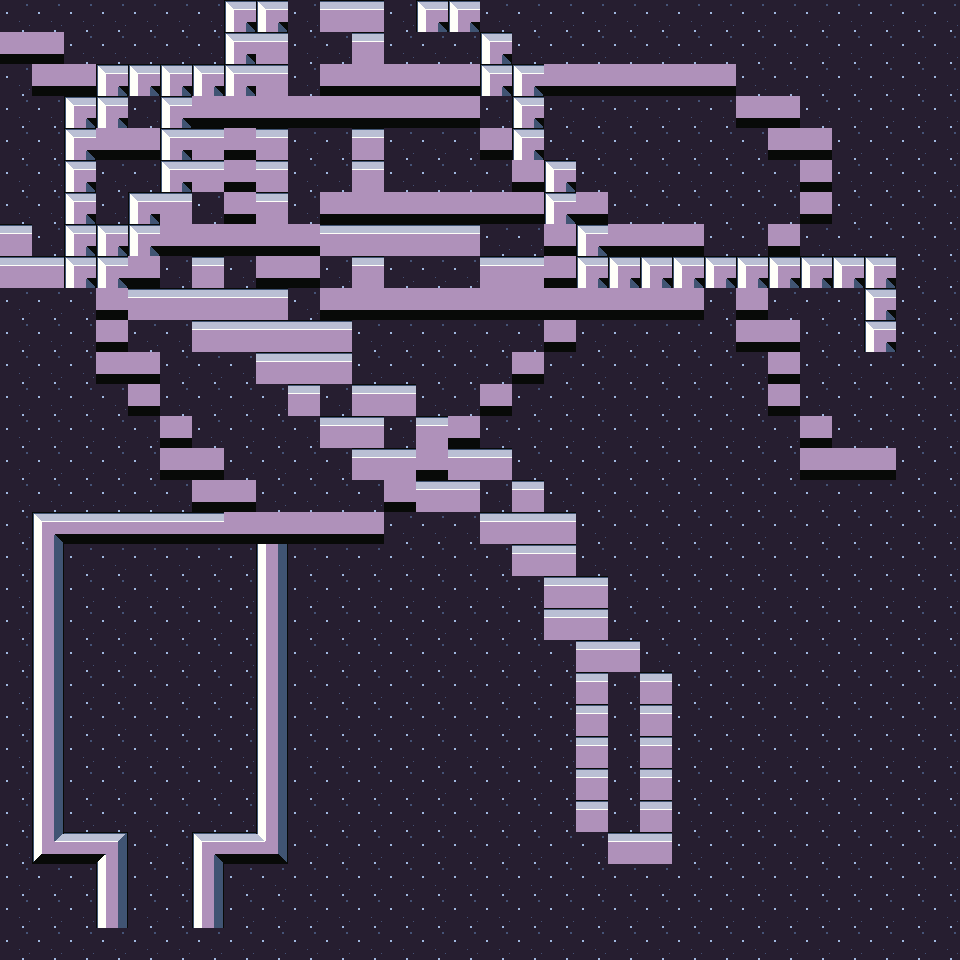

The image is a tile-based game level rendered from a .tmx file. Its description and complete source (layers, tilesets, objects, tile grids) follow:
An orthogonal 30x30 tile map with 32x32 px tiles, 2 tile layers (Camada de Tiles 2, Camada de Tiles 1), 2 tilesets.

<map version="1.2" tiledversion="1.2.1" orientation="orthogonal" renderorder="right-down" width="30" height="30" tilewidth="32" tileheight="32" infinite="0" nextlayerid="3" nextobjectid="1">
 <tileset firstgid="1" name="tileset" tilewidth="32" tileheight="32" tilecount="56" columns="8">
  <image source="tileset.png" width="256" height="224" />
 </tileset>
 <tileset firstgid="57" name="fundo" tilewidth="32" tileheight="32" tilecount="8" columns="4">
  <image source="fundo.png" width="128" height="64" />
 </tileset>
 <layer id="2" name="Camada de Tiles 2" width="30" height="30">
  <data encoding="csv">
58,58,58,58,58,58,58,58,58,58,58,58,58,58,58,58,58,58,58,58,58,58,58,58,58,58,58,58,58,58,
58,58,58,58,58,58,58,58,58,58,58,58,58,58,58,58,58,58,58,58,58,58,58,58,58,58,58,58,58,58,
58,58,58,58,58,58,58,58,58,58,58,58,58,58,58,58,58,58,58,58,58,58,58,58,58,58,58,58,58,58,
58,58,58,58,58,58,58,58,58,58,58,58,58,58,58,58,58,58,58,58,58,58,58,58,58,58,58,58,58,58,
58,58,58,58,58,58,58,58,58,58,58,58,58,58,58,58,58,58,58,58,58,58,58,58,58,58,58,58,58,58,
58,58,58,58,58,58,58,58,58,58,58,58,58,58,58,58,58,58,58,58,58,58,58,58,58,58,58,58,58,58,
58,58,58,58,58,58,58,58,58,58,58,58,58,58,58,58,58,58,58,58,58,58,58,58,58,58,58,58,58,58,
58,58,58,58,58,58,58,58,58,58,58,58,58,58,58,58,58,58,58,58,58,58,58,58,58,58,58,58,58,58,
58,58,58,58,58,58,58,58,58,58,58,58,58,58,58,58,58,58,58,58,58,58,58,58,58,58,58,58,58,58,
58,58,58,58,58,58,58,58,58,58,58,58,58,58,58,58,58,58,58,58,58,58,58,58,58,58,58,58,58,58,
58,58,58,58,58,58,58,58,58,58,58,58,58,58,58,58,58,58,58,58,58,58,58,58,58,58,58,58,58,58,
58,58,58,58,58,58,58,58,58,58,58,58,58,58,58,58,58,58,58,58,58,58,58,58,58,58,58,58,58,58,
58,58,58,58,58,58,58,58,58,58,58,58,58,58,58,58,58,58,58,58,58,58,58,58,58,58,58,58,58,58,
58,58,58,58,58,58,58,58,58,58,58,58,58,58,58,58,58,58,58,58,58,58,58,58,58,58,58,58,58,58,
58,58,58,58,58,58,58,58,58,58,58,58,58,58,58,58,58,58,58,58,58,58,58,58,58,58,58,58,58,58,
58,58,58,58,58,58,58,58,58,58,58,58,58,58,58,58,58,58,58,58,58,58,58,58,58,58,58,58,58,58,
58,58,58,58,58,58,58,58,58,58,58,58,58,58,58,58,58,58,58,58,58,58,58,58,58,58,58,58,58,58,
58,58,58,58,58,58,58,58,58,58,58,58,58,58,58,58,58,58,58,58,58,58,58,58,58,58,58,58,58,58,
58,58,58,58,58,58,58,58,58,58,58,58,58,58,58,58,58,58,58,58,58,58,58,58,58,58,58,58,58,58,
58,58,58,58,58,58,58,58,58,58,58,58,58,58,58,58,58,58,58,58,58,58,58,58,58,58,58,58,58,58,
58,58,58,58,58,58,58,58,58,58,58,58,58,58,58,58,58,58,58,58,58,58,58,58,58,58,58,58,58,58,
58,58,58,58,58,58,58,58,58,58,58,58,58,58,58,58,58,58,58,58,58,58,58,58,58,58,58,58,58,58,
58,58,58,58,58,58,58,58,58,58,58,58,58,58,58,58,58,58,58,58,58,58,58,58,58,58,58,58,58,58,
58,58,58,58,58,58,58,58,58,58,58,58,58,58,58,58,58,58,58,58,58,58,58,58,58,58,58,58,58,58,
58,58,58,58,58,58,58,58,58,58,58,58,58,58,58,58,58,58,58,58,58,58,58,58,58,58,58,58,58,58,
58,58,58,58,58,58,58,58,58,58,58,58,58,58,58,58,58,58,58,58,58,58,58,58,58,58,58,58,58,58,
58,58,58,58,58,58,58,58,58,58,58,58,58,58,58,58,58,58,58,58,58,58,58,58,58,58,58,58,58,58,
58,58,58,58,58,58,58,58,58,58,58,58,58,58,58,58,58,58,58,58,58,58,58,58,58,58,58,58,58,58,
58,58,58,58,58,58,58,58,58,58,58,58,58,58,58,58,58,58,58,58,58,58,58,58,58,58,58,58,58,58,
58,58,58,58,58,58,58,58,58,58,58,58,58,58,58,58,58,58,58,58,58,58,58,58,58,58,58,58,58,58
</data>
 </layer>
 <layer id="1" name="Camada de Tiles 1" width="30" height="30">
  <data encoding="csv">
0,0,0,0,0,0,0,23,23,0,13,13,0,23,23,0,0,0,0,0,0,0,0,0,0,0,0,0,0,0,
29,29,0,0,0,0,0,23,13,0,0,13,0,0,0,23,0,0,0,0,0,0,0,0,0,0,0,0,0,0,
0,29,29,23,23,23,23,23,13,0,29,29,29,29,29,23,23,29,29,29,29,29,29,0,0,0,0,0,0,0,
0,0,23,23,0,23,29,29,29,29,29,29,29,29,29,0,23,0,0,0,0,0,0,29,29,0,0,0,0,0,
0,0,23,29,29,23,13,29,13,0,0,13,0,0,0,29,23,0,0,0,0,0,0,0,29,29,0,0,0,0,
0,0,23,0,0,23,13,29,13,0,0,13,0,0,0,0,29,23,0,0,0,0,0,0,0,29,0,0,0,0,
0,0,23,0,23,13,0,29,13,0,29,29,29,29,29,29,29,23,29,0,0,0,0,0,0,29,0,0,0,0,
13,0,23,23,23,29,29,29,29,29,13,13,13,13,13,0,0,29,23,29,29,29,0,0,29,0,0,0,0,0,
13,13,23,23,29,0,13,0,29,29,0,13,0,0,0,13,13,29,23,23,23,23,23,23,23,23,23,23,0,0,
0,0,0,29,13,13,13,13,13,0,29,29,29,29,29,29,29,29,29,29,29,29,0,29,0,0,0,23,0,0,
0,0,0,29,0,0,13,13,13,13,13,0,0,0,0,0,0,29,0,0,0,0,0,29,29,0,0,23,0,0,
0,0,0,29,29,0,0,0,13,13,13,0,0,0,0,0,29,0,0,0,0,0,0,0,29,0,0,0,0,0,
0,0,0,0,29,0,0,0,0,13,0,13,13,0,0,29,0,0,0,0,0,0,0,0,29,0,0,0,0,0,
0,0,0,0,0,29,0,0,0,0,13,13,0,13,29,0,0,0,0,0,0,0,0,0,0,29,0,0,0,0,
0,0,0,0,0,29,29,0,0,0,0,13,13,29,13,13,0,0,0,0,0,0,0,0,0,29,29,29,0,0,
0,0,0,0,0,0,29,29,0,0,0,0,29,13,13,0,13,0,0,0,0,0,0,0,0,0,0,0,0,0,
0,23,16,16,16,16,16,29,29,29,29,29,0,0,0,13,13,13,0,0,0,0,0,0,0,0,0,0,0,0,
0,15,0,0,0,0,0,0,15,0,0,0,0,0,0,0,13,13,0,0,0,0,0,0,0,0,0,0,0,0,
0,15,0,0,0,0,0,0,15,0,0,0,0,0,0,0,0,13,13,0,0,0,0,0,0,0,0,0,0,0,
0,15,0,0,0,0,0,0,15,0,0,0,0,0,0,0,0,13,13,0,0,0,0,0,0,0,0,0,0,0,
0,15,0,0,0,0,0,0,15,0,0,0,0,0,0,0,0,0,13,13,0,0,0,0,0,0,0,0,0,0,
0,15,0,0,0,0,0,0,15,0,0,0,0,0,0,0,0,0,13,0,13,0,0,0,0,0,0,0,0,0,
0,15,0,0,0,0,0,0,15,0,0,0,0,0,0,0,0,0,13,0,13,0,0,0,0,0,0,0,0,0,
0,15,0,0,0,0,0,0,15,0,0,0,0,0,0,0,0,0,13,0,13,0,0,0,0,0,0,0,0,0,
0,15,0,0,0,0,0,0,15,0,0,0,0,0,0,0,0,0,13,0,13,0,0,0,0,0,0,0,0,0,
0,15,0,0,0,0,0,0,15,0,0,0,0,0,0,0,0,0,13,0,13,0,0,0,0,0,0,0,0,0,
0,31,16,24,0,0,23,16,32,0,0,0,0,0,0,0,0,0,0,13,13,0,0,0,0,0,0,0,0,0,
0,0,0,15,0,0,15,0,0,0,0,0,0,0,0,0,0,0,0,0,0,0,0,0,0,0,0,0,0,0,
0,0,0,15,0,0,15,0,0,0,0,0,0,0,0,0,0,0,0,0,0,0,0,0,0,0,0,0,0,0,
0,0,0,0,0,0,0,0,0,0,0,0,0,0,0,0,0,0,0,0,0,0,0,0,0,0,0,0,0,0
</data>
 </layer>
</map>
